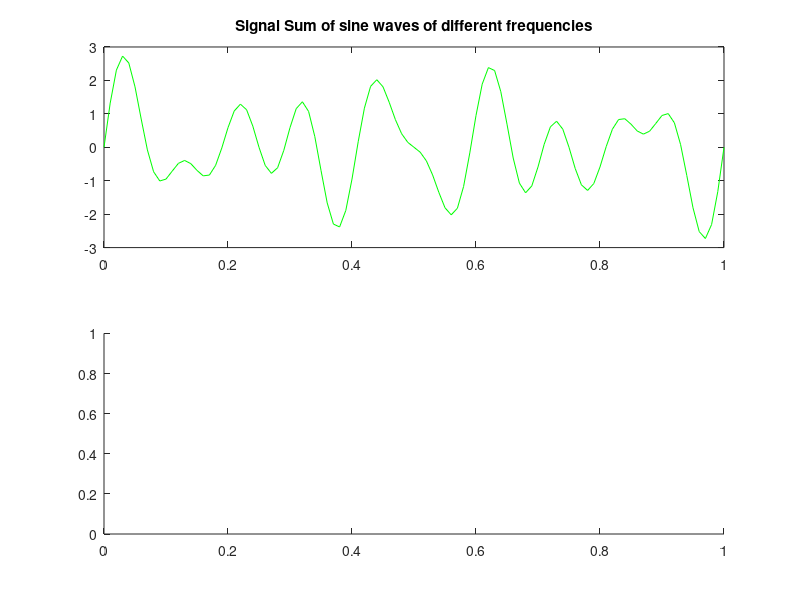

Recreate this plot in MATLAB. (Note: this script raises an error after producing the figure.)
t=0:0.01:1;
y=sin(2*pi*7*t)+sin(2*pi*10*t)+sin(2*pi*5*t);
subplot(2,1,1);
plot(t,y,'g');
title('Signal Sum of sine waves of different frequencies')

f=abs(fft(y,10));
subplot(2,1,2);
plot(t,f,'g');
title('Fourier transform of Sum of sine waves of different frequencies')
